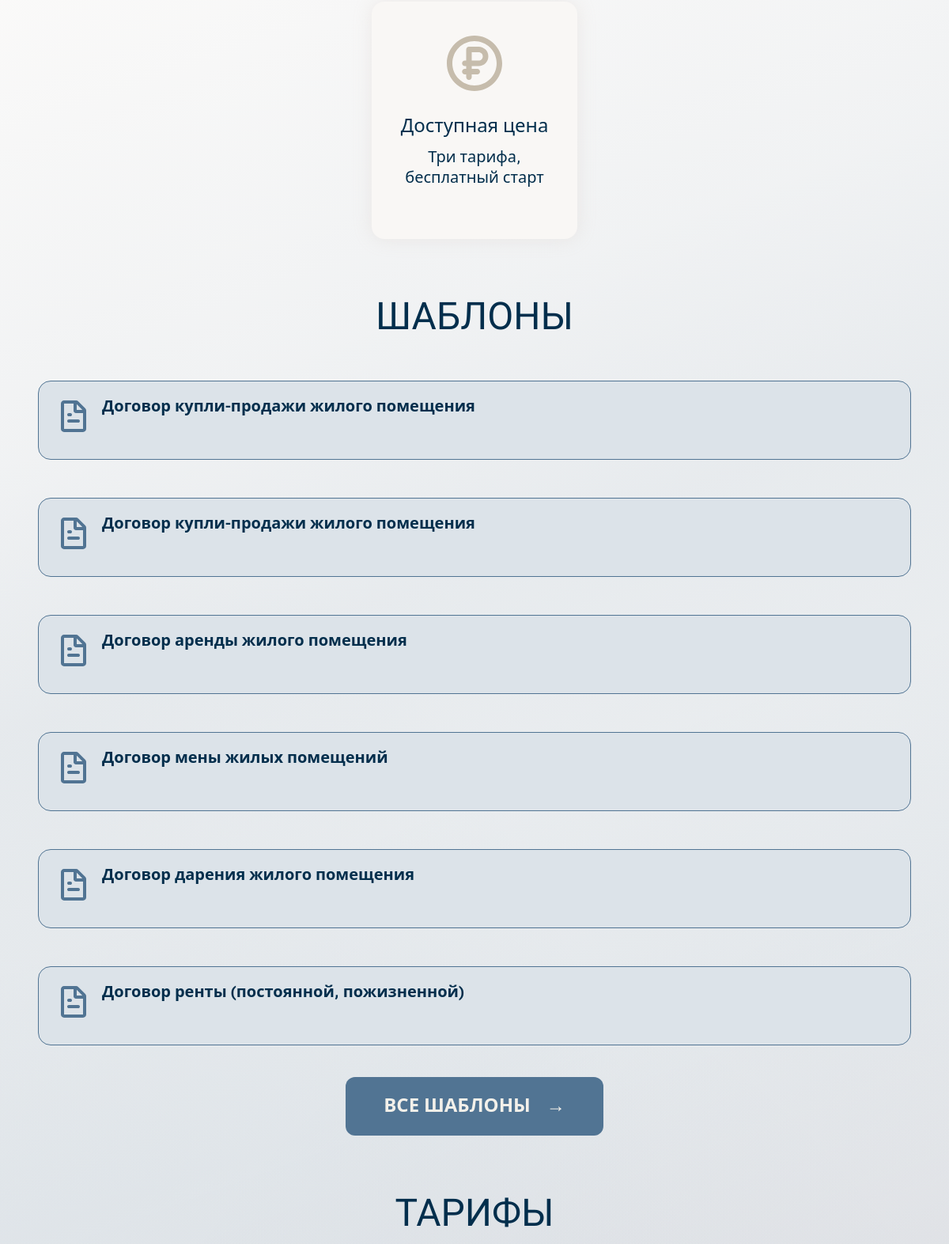
The app's page / (middle part), older data.
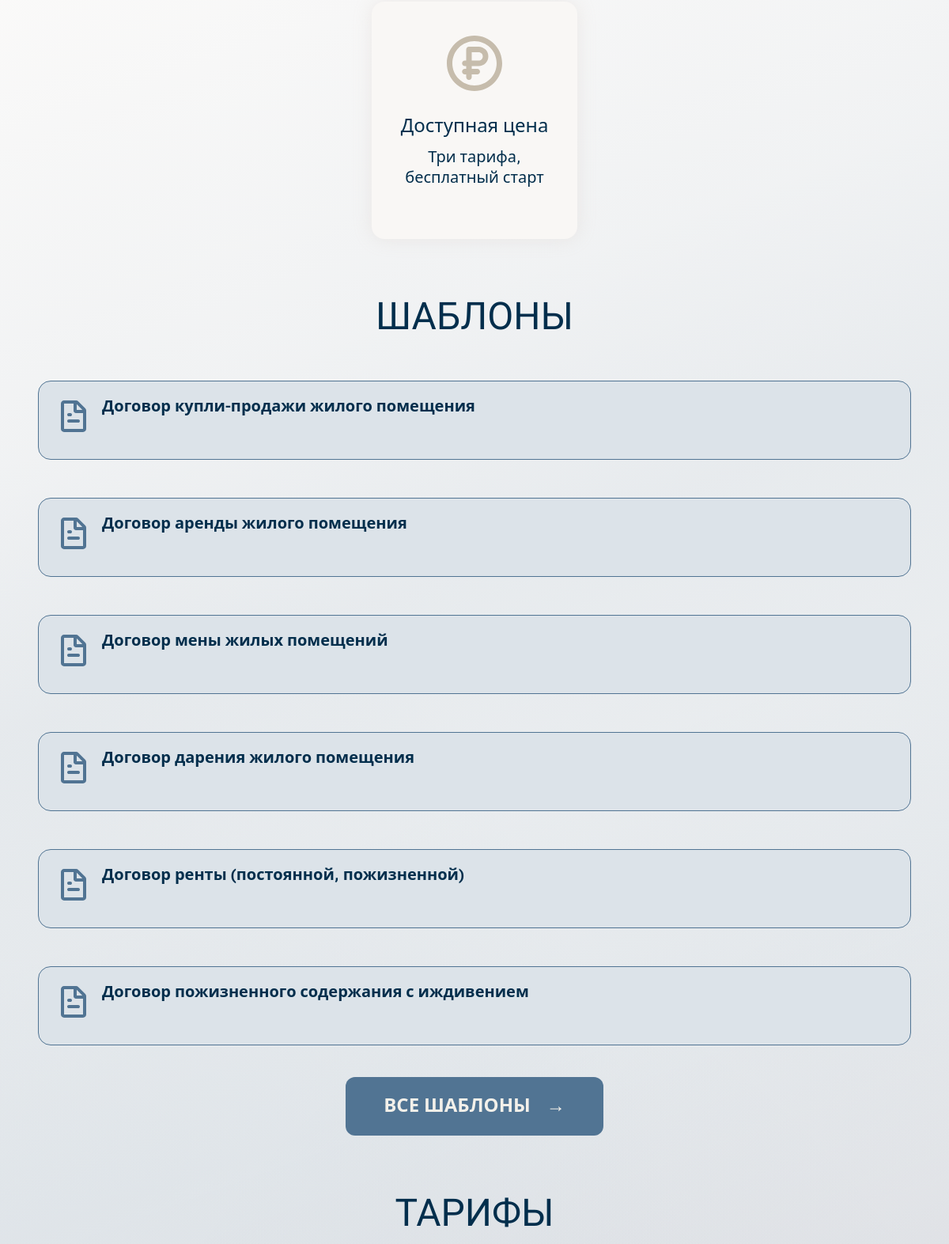
The same page, newer data.
### catalog/models.py (models this page shows, shortened)
class DocumentType(models.Model):
    domain = models.ForeignKey(
        LegalDomain, on_delete=models.CASCADE, related_name="document_types"
    )
    name = models.CharField(max_length=180)
    slug = models.SlugField(max_length=200)
    short_description = models.CharField(max_length=255, blank=True)
    keywords = models.CharField(max_length=255, blank=True)
    is_active = models.BooleanField(default=True)
    sort_order = models.PositiveIntegerField(default=0)
    class Meta:
        ordering = ["sort_order", "name"]
        unique_together = [("domain", "slug")]

### core/views.py (the view)
# urls.py: 2. Add a URL to urlpatterns:  path('', views.home, name='home')
@ensure_csrf_cookie
def home(request):
    featured = list(
        DocumentType.objects.filter(domain__slug="real-estate", is_active=True).order_by("sort_order")[:6]
    )
    return render(request, "core/home.html", {"featured_templates": featured})

### templates/core/home.html (shortened to what this page needs)
{% extends "base.html" %}
{% load static %}
{% block content %}
<main class="figma-page-bg relative min-h-screen text-[#022E4C]" style="overflow-x: clip;">
    <section id="advantages" class="relative z-10 mx-auto flex w-[min(1680px,92vw)] flex-col items-center gap-12 pt-10">
        <div class="grid gap-12 xl:grid-cols-5">
            <article class="h-[300px] w-[260px] rounded-2xl bg-[#F9F7F5] px-5 py-9 text-center shadow-[0_0_24px_rgba(198,180,172,0.2)]">
                <img src="{% static 'icons/ic-rubel.svg' %}" alt="" class="mx-auto h-[84px] w-[84px]">
                <h3 class="mt-6 text-[24px] font-medium leading-[1.1]">Доступная цена</h3>
                <p class="mt-3 text-[20px] leading-[1.3] text-[#022E4C]">Три тарифа, бесплатный старт</p>
            </article>
        </div>
    </section>
    <section id="templates" class="relative z-10 mx-auto w-[min(1680px,92vw)] pt-16">
        <h2 class="text-center font-display text-[48px] uppercase leading-[1.4]">Шаблоны</h2>
        <div class="mt-12 grid gap-12 xl:grid-cols-3">
            {% for t in featured_templates %}
                <div class="flex min-h-[100px] flex-col gap-2 rounded-2xl border border-[#517493] bg-[#DCE3E9] p-5 transition hover:bg-[#CBD5DF] active:bg-[#B9C7D4]">
                    <div class="flex flex-1 items-start gap-3 text-left">
                        <img src="{% static 'icons/ic-document-blue.svg' %}" alt="" class="h-12 w-12 shrink-0">
                        <span class="text-[20px] font-semibold leading-[1.1] text-[#022E4C]">{{ t.name }}</span>
                    </div>
                </div>
            {% empty %}
                <p class="col-span-full text-center text-[18px] text-[#46627B]">Шаблоны скоро появятся в каталоге.</p>
            {% endfor %}
        </div>
        <div class="mt-10 flex justify-center">
            {% if user.is_authenticated %}
                <a href="{% url 'core:cabinet' %}" class="inline-flex items-center gap-5 rounded-[12px] bg-[#517493] px-12 py-5 text-[24px] font-bold uppercase leading-[1.4] text-[#F3F0EA] transition hover:bg-[#7490A9] active:bg-[#415D76]">Все шаблоны <span aria-hidden="true">→</span></a>
            {% else %}
                <a href="{% url 'accounts:login' %}?next={% url 'core:cabinet' %}" class="inline-flex items-center gap-5 rounded-[12px] bg-[#517493] px-12 py-5 text-[24px] font-bold uppercase leading-[1.4] text-[#F3F0EA] transition hover:bg-[#7490A9] active:bg-[#415D76]">Все шаблоны <span aria-hidden="true">→</span></a>
            {% endif %}
        </div>
    </section>
    <section id="pricing" class="relative z-10 mx-auto w-[min(1680px,92vw)] pt-16">
        <h2 class="text-center font-display text-[48px] uppercase leading-[1.4]">Тарифы</h2>
    </section>
</main>
{% endblock %}

Row changes from the older to the newer data that the page shows:
no longer on this page (row edited): DocumentType: name "Договор купли-продажи жилого помещения"
now on this page (row edited): DocumentType: name "Договор пожизненного содержания с иждивением"
